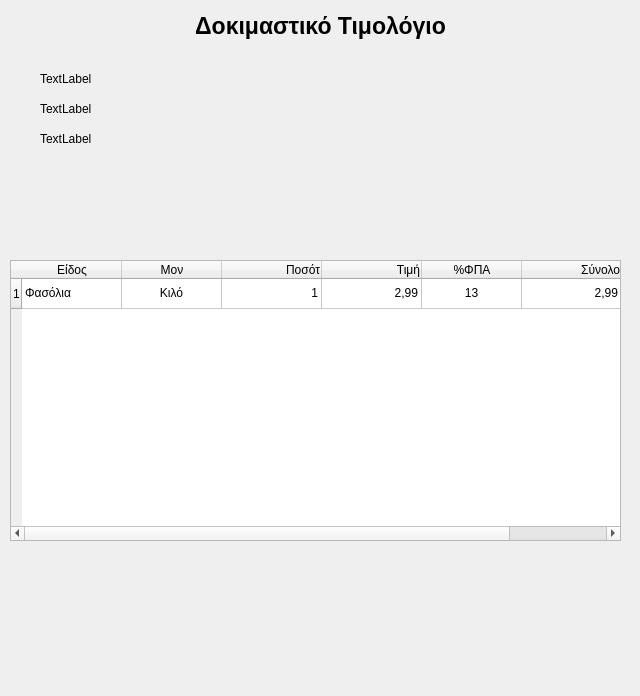
<?xml version="1.0" encoding="UTF-8"?>
<ui version="4.0">
 <class>Dialog</class>
 <widget class="QDialog" name="Dialog">
  <property name="geometry">
   <rect>
    <x>0</x>
    <y>0</y>
    <width>640</width>
    <height>696</height>
   </rect>
  </property>
  <property name="windowTitle">
   <string>Dialog</string>
  </property>
  <widget class="QLabel" name="label">
   <property name="geometry">
    <rect>
     <x>80</x>
     <y>10</y>
     <width>481</width>
     <height>31</height>
    </rect>
   </property>
   <property name="font">
    <font>
     <pointsize>17</pointsize>
     <weight>75</weight>
     <bold>true</bold>
    </font>
   </property>
   <property name="text">
    <string>Δοκιμαστικό Τιμολόγιο</string>
   </property>
   <property name="alignment">
    <set>Qt::AlignCenter</set>
   </property>
  </widget>
  <widget class="QTableWidget" name="tableWidget">
   <property name="geometry">
    <rect>
     <x>10</x>
     <y>260</y>
     <width>611</width>
     <height>281</height>
    </rect>
   </property>
   <property name="locale">
    <locale language="Greek" country="Greece"/>
   </property>
   <row>
    <property name="text">
     <string>1</string>
    </property>
   </row>
   <column>
    <property name="text">
     <string>Είδος</string>
    </property>
   </column>
   <column>
    <property name="text">
     <string>Μον</string>
    </property>
    <property name="textAlignment">
     <set>AlignHCenter|AlignVCenter|AlignCenter</set>
    </property>
   </column>
   <column>
    <property name="text">
     <string>Ποσότ</string>
    </property>
    <property name="textAlignment">
     <set>AlignRight|AlignVCenter</set>
    </property>
   </column>
   <column>
    <property name="text">
     <string>Τιμή</string>
    </property>
    <property name="textAlignment">
     <set>AlignRight|AlignVCenter</set>
    </property>
   </column>
   <column>
    <property name="text">
     <string>%ΦΠΑ</string>
    </property>
    <property name="textAlignment">
     <set>AlignHCenter|AlignVCenter|AlignCenter</set>
    </property>
   </column>
   <column>
    <property name="text">
     <string>Σύνολο</string>
    </property>
    <property name="textAlignment">
     <set>AlignRight|AlignVCenter</set>
    </property>
   </column>
   <item row="0" column="0">
    <property name="text">
     <string>Φασόλια</string>
    </property>
   </item>
   <item row="0" column="1">
    <property name="text">
     <string>Κιλό</string>
    </property>
    <property name="textAlignment">
     <set>AlignHCenter|AlignVCenter|AlignCenter</set>
    </property>
   </item>
   <item row="0" column="2">
    <property name="text">
     <string>1</string>
    </property>
    <property name="textAlignment">
     <set>AlignRight|AlignVCenter</set>
    </property>
   </item>
   <item row="0" column="3">
    <property name="text">
     <string>2,99</string>
    </property>
    <property name="textAlignment">
     <set>AlignRight|AlignVCenter</set>
    </property>
   </item>
   <item row="0" column="4">
    <property name="text">
     <string>13</string>
    </property>
    <property name="textAlignment">
     <set>AlignHCenter|AlignVCenter|AlignCenter</set>
    </property>
   </item>
   <item row="0" column="5">
    <property name="text">
     <string>2,99</string>
    </property>
    <property name="textAlignment">
     <set>AlignRight|AlignVCenter</set>
    </property>
   </item>
  </widget>
  <widget class="QLabel" name="label_2">
   <property name="geometry">
    <rect>
     <x>40</x>
     <y>70</y>
     <width>70</width>
     <height>18</height>
    </rect>
   </property>
   <property name="text">
    <string>TextLabel</string>
   </property>
  </widget>
  <widget class="QLabel" name="label_3">
   <property name="geometry">
    <rect>
     <x>40</x>
     <y>100</y>
     <width>70</width>
     <height>18</height>
    </rect>
   </property>
   <property name="text">
    <string>TextLabel</string>
   </property>
  </widget>
  <widget class="QLabel" name="label_4">
   <property name="geometry">
    <rect>
     <x>40</x>
     <y>130</y>
     <width>70</width>
     <height>18</height>
    </rect>
   </property>
   <property name="text">
    <string>TextLabel</string>
   </property>
  </widget>
 </widget>
 <resources/>
 <connections/>
</ui>
